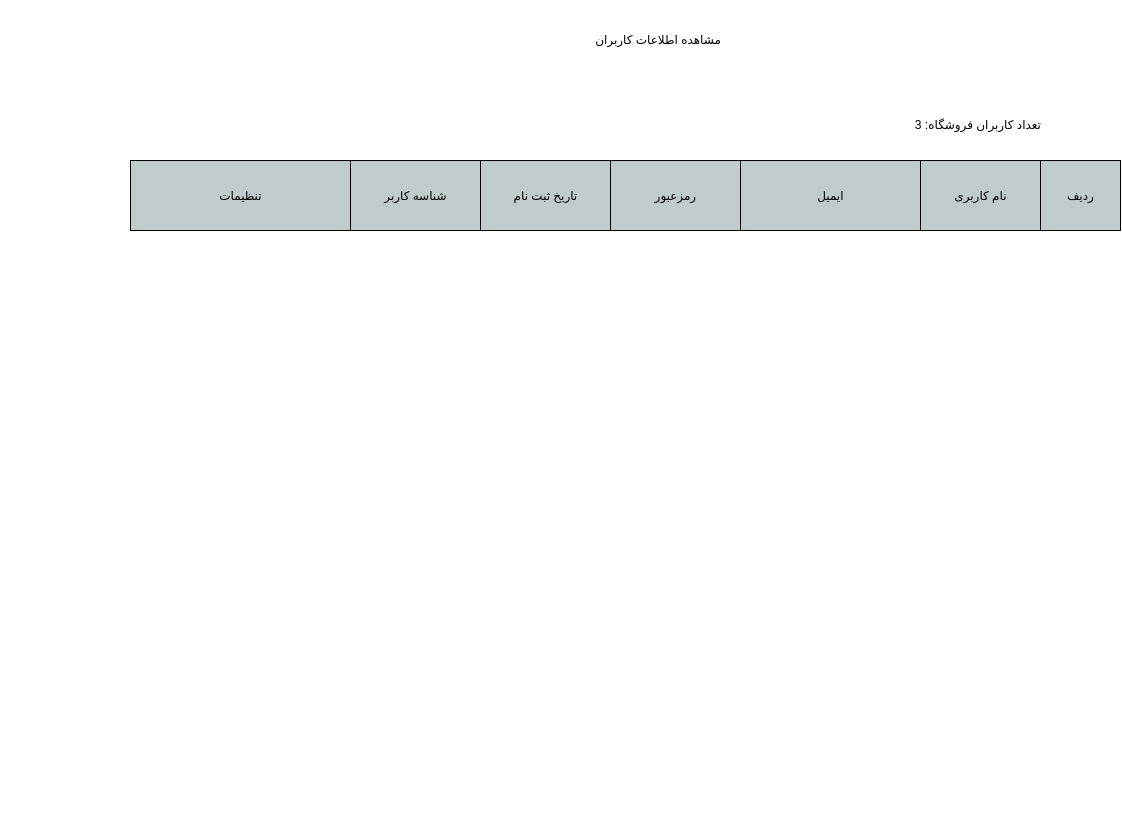
<?xml version="1.0" encoding="UTF-8"?>
<ui version="4.0">
 <class>mainWindow</class>
 <widget class="QDialog" name="mainWindow">
  <property name="geometry">
   <rect>
    <x>0</x>
    <y>0</y>
    <width>1122</width>
    <height>832</height>
   </rect>
  </property>
  <property name="windowTitle">
   <string>Dialog</string>
  </property>
  <property name="styleSheet">
   <string notr="true">#mainWindow{
background-color : #fff
}</string>
  </property>
  <widget class="QWidget" name="headerSection" native="true">
   <property name="geometry">
    <rect>
     <x>0</x>
     <y>-1</y>
     <width>1121</width>
     <height>161</height>
    </rect>
   </property>
   <property name="styleSheet">
    <string notr="true">#headerSection{
	border : 1px solid #fff

}</string>
   </property>
   <widget class="QLabel" name="label">
    <property name="geometry">
     <rect>
      <x>390</x>
      <y>20</y>
      <width>331</width>
      <height>41</height>
     </rect>
    </property>
    <property name="styleSheet">
     <string notr="true">font: 22pt &quot;B narm&quot;;</string>
    </property>
    <property name="text">
     <string>مشاهده اطلاعات کاربران</string>
    </property>
   </widget>
   <widget class="QLabel" name="count_lbl">
    <property name="geometry">
     <rect>
      <x>590</x>
      <y>110</y>
      <width>451</width>
      <height>31</height>
     </rect>
    </property>
    <property name="styleSheet">
     <string notr="true">font: 14pt &quot;B Nazanin&quot;;</string>
    </property>
    <property name="text">
     <string>تعداد کاربران فروشگاه: 3 </string>
    </property>
   </widget>
  </widget>
  <widget class="QWidget" name="widget" native="true">
   <property name="geometry">
    <rect>
     <x>0</x>
     <y>160</y>
     <width>1121</width>
     <height>81</height>
    </rect>
   </property>
   <widget class="QPushButton" name="pushButton_43">
    <property name="geometry">
     <rect>
      <x>920</x>
      <y>0</y>
      <width>121</width>
      <height>71</height>
     </rect>
    </property>
    <property name="styleSheet">
     <string notr="true">border:1px solid #000;
background-color: rgb(191, 204, 203);</string>
    </property>
    <property name="text">
     <string>نام کاربری</string>
    </property>
   </widget>
   <widget class="QPushButton" name="pushButton_44">
    <property name="geometry">
     <rect>
      <x>740</x>
      <y>0</y>
      <width>181</width>
      <height>71</height>
     </rect>
    </property>
    <property name="styleSheet">
     <string notr="true">border:1px solid #000;
background-color: rgb(191, 204, 203);</string>
    </property>
    <property name="text">
     <string>ایمیل</string>
    </property>
   </widget>
   <widget class="QPushButton" name="pushButton_45">
    <property name="geometry">
     <rect>
      <x>610</x>
      <y>0</y>
      <width>131</width>
      <height>71</height>
     </rect>
    </property>
    <property name="styleSheet">
     <string notr="true">border:1px solid #000;
background-color: rgb(191, 204, 203);</string>
    </property>
    <property name="text">
     <string>رمزعبور</string>
    </property>
   </widget>
   <widget class="QPushButton" name="pushButton_46">
    <property name="geometry">
     <rect>
      <x>1040</x>
      <y>0</y>
      <width>81</width>
      <height>71</height>
     </rect>
    </property>
    <property name="styleSheet">
     <string notr="true">border:1px solid #000;
background-color: rgb(191, 204, 203);</string>
    </property>
    <property name="text">
     <string>ردیف</string>
    </property>
   </widget>
   <widget class="QPushButton" name="pushButton_47">
    <property name="geometry">
     <rect>
      <x>480</x>
      <y>0</y>
      <width>131</width>
      <height>71</height>
     </rect>
    </property>
    <property name="styleSheet">
     <string notr="true">border:1px solid #000;
background-color: rgb(191, 204, 203);</string>
    </property>
    <property name="text">
     <string>تاریخ ثبت نام</string>
    </property>
   </widget>
   <widget class="QPushButton" name="pushButton_48">
    <property name="geometry">
     <rect>
      <x>350</x>
      <y>0</y>
      <width>131</width>
      <height>71</height>
     </rect>
    </property>
    <property name="styleSheet">
     <string notr="true">border:1px solid #000;
background-color: rgb(191, 204, 203);</string>
    </property>
    <property name="text">
     <string>شناسه کاربر</string>
    </property>
   </widget>
   <widget class="QLabel" name="label_8">
    <property name="geometry">
     <rect>
      <x>30</x>
      <y>10</y>
      <width>55</width>
      <height>51</height>
     </rect>
    </property>
    <property name="text">
     <string/>
    </property>
    <property name="pixmap">
     <pixmap>../Tools/imgs/refresh_btn.jpg</pixmap>
    </property>
   </widget>
   <widget class="QPushButton" name="Refresh_Btn">
    <property name="geometry">
     <rect>
      <x>10</x>
      <y>10</y>
      <width>93</width>
      <height>51</height>
     </rect>
    </property>
    <property name="cursor">
     <cursorShape>PointingHandCursor</cursorShape>
    </property>
    <property name="styleSheet">
     <string notr="true">#Refresh_Btn{
border : none;
background-color:transparent;
}</string>
    </property>
    <property name="text">
     <string/>
    </property>
   </widget>
   <widget class="QPushButton" name="pushButton_49">
    <property name="geometry">
     <rect>
      <x>130</x>
      <y>0</y>
      <width>221</width>
      <height>71</height>
     </rect>
    </property>
    <property name="styleSheet">
     <string notr="true">border:1px solid #000;
background-color: rgb(191, 204, 203);</string>
    </property>
    <property name="text">
     <string>تنظیمات</string>
    </property>
   </widget>
  </widget>
 </widget>
 <resources/>
 <connections/>
</ui>
